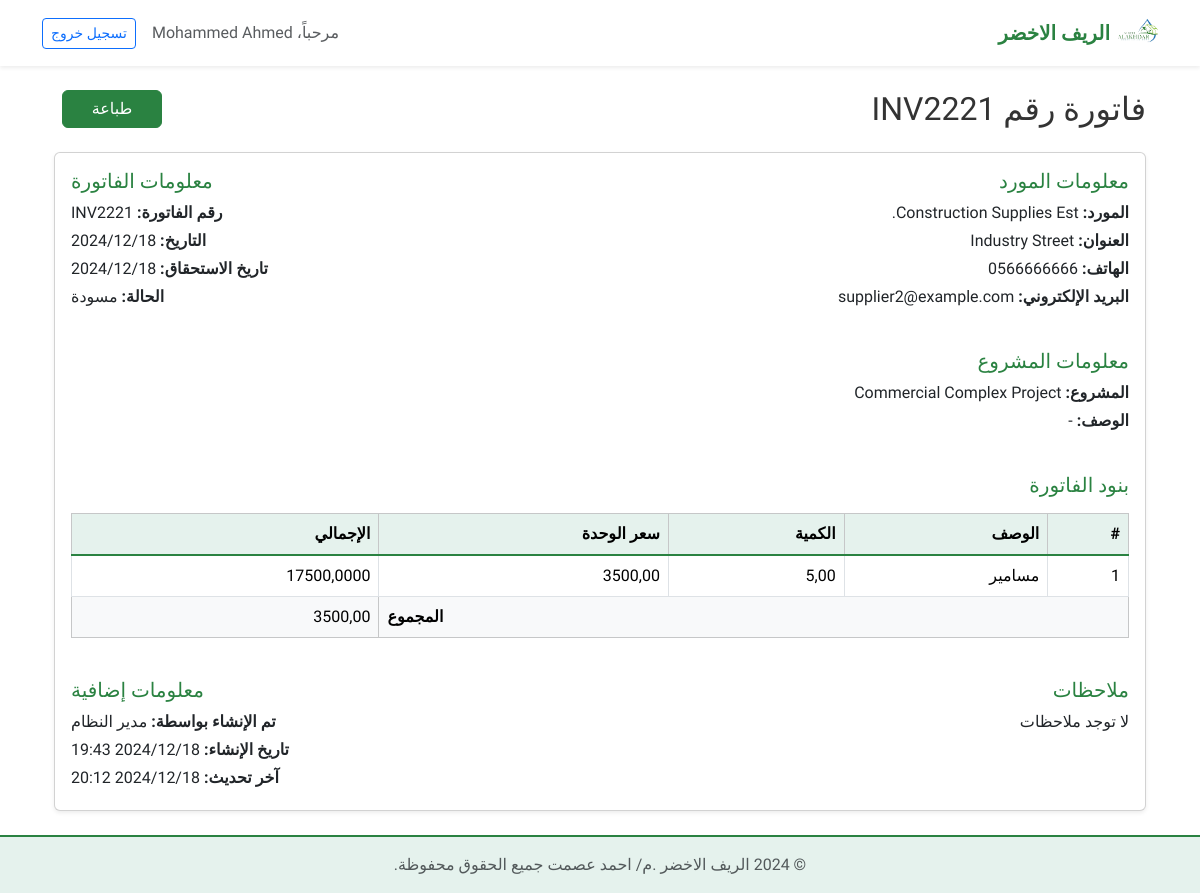
Page /suppliers/invoice/5/ (signed in) on the committed database.
### accounts/models.py (models this page shows, shortened)
class User(AbstractUser):
    ROLE_CHOICES = (
        ('admin', 'مدير'),
        ('accountant', 'محاسب'),
    )
    role = models.CharField(max_length=20, choices=ROLE_CHOICES, default='accountant', verbose_name='الدور')
    phone = models.CharField(max_length=20, blank=True, null=True, verbose_name='رقم الهاتف')
    address = models.TextField(blank=True, null=True, verbose_name='العنوان')
    class Meta:
        verbose_name = 'مستخدم'
        verbose_name_plural = 'المستخدمين'

### suppliers/models.py (models this page shows, shortened)
class Invoice(models.Model):
    STATUS_CHOICES = (
        ('draft', 'مسودة'),
        ('approved', 'معتمد'),
        ('paid', 'مدفوع'),
        ('cancelled', 'ملغي'),
    )
    supplier = models.ForeignKey(Supplier, on_delete=models.CASCADE, related_name='invoices', verbose_name='المورد')
    project = models.ForeignKey('projects.Project', on_delete=models.CASCADE, related_name='supplier_invoices', verbose_name='المشروع')
    invoice_number = models.CharField(max_length=50, unique=True, verbose_name='رقم الفاتورة')
    invoice_date = models.DateField(verbose_name='تاريخ الفاتورة')
    due_date = models.DateField(verbose_name='تاريخ الاستحقاق')
    status = models.CharField(max_length=20, choices=STATUS_CHOICES, default='draft', verbose_name='الحالة')
    total_amount = models.DecimalField(max_digits=12, decimal_places=2, verbose_name='المبلغ الإجمالي')
    tax_amount = models.DecimalField(max_digits=12, decimal_places=2, default=0, verbose_name='مبلغ الضريبة')
    description = models.TextField(blank=True, null=True, verbose_name='الوصف')
    notes = models.TextField(blank=True, null=True, verbose_name='ملاحظات')
    created_by = models.ForeignKey(settings.AUTH_USER_MODEL, on_delete=models.PROTECT, verbose_name='تم الإنشاء بواسطة')
    created_at = models.DateTimeField(auto_now_add=True, verbose_name='تاريخ الإنشاء')
    updated_at = models.DateTimeField(auto_now=True, verbose_name='تاريخ التحديث')
    class Meta:
        verbose_name = 'فاتورة مورد'
        verbose_name_plural = 'فواتير الموردين'
        ordering = ['-invoice_date', '-created_at']

class Supplier(models.Model):
    name = models.CharField(max_length=200, verbose_name='اسم المورد')
    code = models.CharField(max_length=50, unique=True, verbose_name='رمز المورد')
    contact_person = models.CharField(max_length=200, blank=True, null=True, verbose_name='الشخص المسؤول')
    phone = models.CharField(max_length=20, verbose_name='رقم الهاتف')
    email = models.EmailField(blank=True, null=True, verbose_name='البريد الإلكتروني')
    address = models.TextField(blank=True, null=True, verbose_name='العنوان')
    tax_number = models.CharField(max_length=50, blank=True, null=True, verbose_name='الرقم الضريبي')
    created_at = models.DateTimeField(auto_now_add=True, verbose_name='تاريخ الإنشاء')
    updated_at = models.DateTimeField(auto_now=True, verbose_name='تاريخ التحديث')
    class Meta:
        verbose_name = 'مورد'
        verbose_name_plural = 'الموردين'
        ordering = ['name']

class InvoiceItem(models.Model):
    invoice = models.ForeignKey(Invoice, on_delete=models.CASCADE, related_name='items', verbose_name='الفاتورة')
    description = models.CharField(max_length=200, verbose_name='الوصف')
    quantity = models.DecimalField(max_digits=10, decimal_places=2, verbose_name='الكمية')
    unit_price = models.DecimalField(max_digits=10, decimal_places=2, verbose_name='سعر الوحدة')
    class Meta:
        verbose_name = 'بند الفاتورة'
        verbose_name_plural = 'بنود الفاتورة'
    def get_total(self):
        return self.quantity * self.unit_price

### projects/models.py (models this page shows, shortened)
class Project(models.Model):
    STATUS_CHOICES = (
        ('planning', 'تخطيط'),
        ('in_progress', 'قيد التنفيذ'),
        ('completed', 'مكتمل'),
        ('on_hold', 'متوقف'),
        ('cancelled', 'ملغي'),
    )
    name = models.CharField(max_length=200, verbose_name='اسم المشروع')
    code = models.CharField(max_length=50, unique=True, verbose_name='رمز المشروع')
    description = models.TextField(blank=True, null=True, verbose_name='وصف المشروع')
    client_name = models.CharField(max_length=200, verbose_name='اسم العميل')
    client_phone = models.CharField(max_length=20, blank=True, null=True, verbose_name='هاتف العميل')
    client_email = models.EmailField(blank=True, null=True, verbose_name='بريد العميل')
    start_date = models.DateField(verbose_name='تاريخ البدء')
    expected_end_date = models.DateField(verbose_name='تاريخ الانتهاء المتوقع')
    actual_end_date = models.DateField(null=True, blank=True, verbose_name='تاريخ الانتهاء الفعلي')
    status = models.CharField(max_length=20, choices=STATUS_CHOICES, default='planning', verbose_name='حالة المشروع')
    total_budget = models.DecimalField(max_digits=12, decimal_places=2, verbose_name='الميزانية الكلية')
    accountant = models.ForeignKey(
        settings.AUTH_USER_MODEL,
        on_delete=models.SET_NULL,
        null=True,
        limit_choices_to={'role': 'accountant'},
        related_name='assigned_projects',
        verbose_name='المحاسب المسؤول'
    )
    created_at = models.DateTimeField(auto_now_add=True, verbose_name='تاريخ الإنشاء')
    updated_at = models.DateTimeField(auto_now=True, verbose_name='تاريخ التحديث')
    class Meta:
        verbose_name = 'مشروع'
        verbose_name_plural = 'المشاريع'
        ordering = ['-created_at']

### suppliers/views.py (the view)
# urls.py: path('<int:pk>/', views.invoice_detail, name='invoice_detail'),
@login_required
def invoice_detail(request, pk):
    invoice = get_object_or_404(Invoice, pk=pk)
    context = {
        'invoice': invoice,
        'company_address': 'عنوان الشركة هنا',
        'company_phone': 'رقم الهاتف هنا',
        'company_email': 'البريد الإلكتروني هنا',
    }
    return render(request, 'suppliers/invoice_detail.html', context)

### suppliers/templates/suppliers/invoice_detail.html (shortened to what this page needs)
{% extends 'base.html' %}
{% load static %}
{% block content %}
<div class="container my-4">
    <div class="d-flex justify-content-between align-items-center mb-4">
        <h1 class="h2 mb-0">فاتورة رقم {{ invoice.invoice_number }}</h1>
        <div class="btn-toolbar">
            <a href="{% url 'suppliers:invoice_print' invoice.pk %}" target="_blank" class="btn btn-primary me-2">
                 طباعة
            </a>
        </div>
    </div>
    <div class="card shadow-sm">
        <div class="card-body">
            <div class="row mb-4">
                <div class="col-md-6">
                    <h5 class="text-primary">معلومات المورد</h5>
                    <div class="mb-3">
                        <p class="mb-1"><strong>المورد:</strong> {{ invoice.supplier.name }}</p>
                        <p class="mb-1"><strong>العنوان:</strong> {{ invoice.supplier.address|default:"-" }}</p>
                        <p class="mb-1"><strong>الهاتف:</strong> {{ invoice.supplier.phone }}</p>
                        <p class="mb-1"><strong>البريد الإلكتروني:</strong> {{ invoice.supplier.email|default:"-" }}</p>
                    </div>
                </div>
                <div class="col-md-6 text-md-end">
                    <h5 class="text-primary">معلومات الفاتورة</h5>
                    <div class="mb-3">
                        <p class="mb-1"><strong>رقم الفاتورة:</strong> {{ invoice.invoice_number }}</p>
                        <p class="mb-1"><strong>التاريخ:</strong> {{ invoice.invoice_date|date:"Y/m/d" }}</p>
                        <p class="mb-1"><strong>تاريخ الاستحقاق:</strong> {{ invoice.due_date|date:"Y/m/d" }}</p>
                        <p class="mb-1"><strong>الحالة:</strong> {{ invoice.get_status_display }}</p>
                    </div>
                </div>
            </div>
            <div class="row mb-4">
                <div class="col-12">
                    <h5 class="text-primary">معلومات المشروع</h5>
                    <div class="mb-3">
                        <p class="mb-1"><strong>المشروع:</strong> {{ invoice.project.name }}</p>
                        <p class="mb-1"><strong>الوصف:</strong> {{ invoice.description|default:"-" }}</p>
                    </div>
                </div>
            </div>
            <h5 class="text-primary mb-3">بنود الفاتورة</h5>
            <div class="table-responsive">
                <table class="table table-bordered table-hover">
                    <thead class="table-light">
                        <tr>
                            <th>#</th>
                            <th>الوصف</th>
                            <th>الكمية</th>
                            <th>سعر الوحدة</th>
                            <th>الإجمالي</th>
                        </tr>
                    </thead>
                    <tbody>
                        {% for item in invoice.items.all %}
                        <tr>
                            <td>{{ forloop.counter }}</td>
                            <td>{{ item.description }}</td>
                            <td>{{ item.quantity }}</td>
                            <td>{{ item.unit_price }}</td>
                            <td>{{ item.get_total }}</td>
                        </tr>
                        {% endfor %}
                    </tbody>
                    <tfoot class="table-light">
                        <tr>
                            <td colspan="4" class="text-end"><strong>المجموع</strong></td>
                            <td>{{ invoice.total_amount }}</td>
                        </tr>
                    </tfoot>
                </table>
            </div>
            <div class="row mt-4">
                <div class="col-md-6">
                    <h5 class="text-primary">ملاحظات</h5>
                    <p>{{ invoice.description|default:"لا توجد ملاحظات" }}</p>
                </div>
                <div class="col-md-6 text-md-end">
                    <h5 class="text-primary">معلومات إضافية</h5>
                    <p class="mb-1"><strong>تم الإنشاء بواسطة:</strong> {{ invoice.created_by.get_full_name }}</p>
                    <p class="mb-1"><strong>تاريخ الإنشاء:</strong> {{ invoice.created_at|date:"Y/m/d H:i" }}</p>
                    <p class="mb-1"><strong>آخر تحديث:</strong> {{ invoice.updated_at|date:"Y/m/d H:i" }}</p>
                </div>
            </div>
        </div>
    </div>
</div>
{% endblock %}

### templates/base.html (shortened to what this page needs)
{% load static %}
<!DOCTYPE html>
<html lang="ar" dir="rtl">
<head>
    <link rel="stylesheet" href="https://cdn.jsdelivr.net/npm/bootstrap@5.3.2/dist/css/bootstrap.rtl.min.css">
    <link rel="stylesheet" href="{% static 'css/base.css' %}">
</head>
<body>
    <header class="navbar navbar-expand-lg bg-white shadow-sm">
        <div class="container">
            <a class="navbar-brand d-flex align-items-center gap-2" href="/">
                <img src="{% static 'images/logo.png' %}" alt="الريف المصري" height="40">
                <span class="text-primary fw-bold">الريف الاخضر</span>
            </a>
            <div class="collapse navbar-collapse" id="navbarNav">
                {% if user.is_authenticated %}
                <div class="d-flex align-items-center gap-3">
                    <span class="text-muted">مرحباً، {{ user.get_full_name|default:user.username }}</span>
                    <a href="{% url 'accounts:logout' %}" class="btn btn-outline-primary btn-sm">تسجيل خروج</a>
                </div>
                {% endif %}
            </div>
        </div>
    </header>
    <main class="container my-4">
        {% block content %}{% endblock %}
    </main>
    <footer class="footer mt-auto py-3">
        <div class="container text-center">
            <span class="text-muted">© {% now "Y" %} الريف الاخضر .م/ احمد عصمت جميع الحقوق محفوظة.</span>
        </div>
    </footer>
</body>
</html>

### static/css/base.css (style rules this page uses)
:root { --primary: #2a8241; --primary-dark: #1f6431; --primary-light: #e5f2ed; --text-color: #333333; }
body { font-family: 'Tajawal', sans-serif; color: var(--text-color); }
a { color: var(--primary); text-decoration: none; }
.btn-primary { background-color: var(--primary); border-color: var(--primary); color: white; }
.table thead th { background-color: var(--primary-light); border-bottom: 2px solid var(--primary); }
.text-primary { color: var(--primary) !important; }
.footer { background-color: var(--primary-light); border-top: 2px solid var(--primary); padding: 1rem 0; }

### suppliers/templates/suppliers/invoice_detail.html (style rules this page uses)
.table th { background-color: #e5f2ed; }
.btn-toolbar .btn { min-width: 100px; }

### templates/base.html (style rules this page uses)
body { font-family: 'Tajawal', sans-serif; }

### rows in the picture
User: get_full_name "Mohammed Ahmed"
Invoice: invoice_number "INV2221", supplier.name "Construction Supplies Est.", supplier.address "Industry Street", supplier.phone "0566666666", supplier.email "supplier2@example.com", invoice_date "2024/12/18", due_date "2024/12/18", status "مسودة", project.name "Commercial Complex Project", description "-", total_amount "3500,00", description "لا توجد ملاحظات", created_by.get_full_name "مدير النظام", created_at "2024/12/18 19:43", updated_at "2024/12/18 20:12"
InvoiceItem: description "مسامير", quantity "5,00", unit_price "3500,00", get_total "17500,0000"
